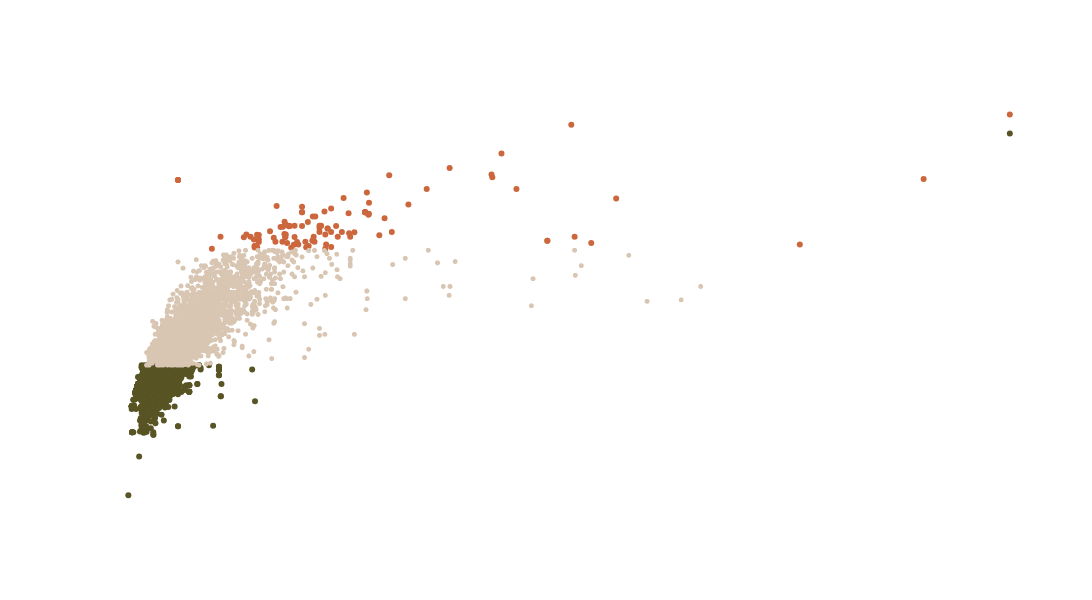

Notebook code for this chart:
### Code cell
import plotly.express as px
import plotly.graph_objects as go

# Medium-priced properties (€300k to €2M)
medium = df[(df['price'] <= 2_000_000) & (df['price'] >= 300_000)]
fig = px.scatter(
    medium,
    x='area',
    y='price',
    title='Price vs Area per Zipcode',
)

fig.update_traces(marker=dict(size=5, color='#D8C6B3'), name='€300k–€2M')

# High-price properties > €2M
high_price = df[df['price'] > 2_000_000]
fig.add_trace(go.Scatter(
    x=high_price['area'],
    y=high_price['price'],
    mode='markers',
    marker=dict(size=6, color='#CC673D'),
    name='> €2M'
))

# Low-price properties < €300k
low_price = df[df['price'] < 300_000]
fig.add_trace(go.Scatter(
    x=low_price['area'],
    y=low_price['price'],
    mode='markers',
    marker=dict(size=6, color='#585424'),
    name='< €300k'
))

# Layout
fig.update_layout(
    width=1200,
    height=600,
    xaxis_title='Area (m²)',
    yaxis_title='Price (€)',
    plot_bgcolor='rgba(0,0,0,0)',
    paper_bgcolor='rgba(0,0,0,0)',
    font_color="white"
)
fig.update_yaxes(type="log")

fig.show()

### Figure 1 — Plotly figure (JSON) as saved in the notebook; plotly's stock layout.template omitted (floating-point values rounded to 4 significant figures; data arrays with more than 128 entries replaced by an {"elided": "..."} marker saying what was removed)
{"data": [{"hovertemplate": "area=%{x}<br>price=%{y}<extra></extra>", "legendgroup": "", "marker": {"color": "#D8C6B3", "size": 5, "symbol": "circle"}, "mode": "markers", "name": "€300k–€2M", "showlegend": false, "type": "scattergl", "x": {"elided": "3124 float values"}, "xaxis": "x", "y": {"elided": "3124 int values"}, "yaxis": "y"}, {"marker": {"color": "#CC673D", "size": 6}, "mode": "markers", "name": "> €2M", "type": "scatter", "x": [201.8, 252.8, 302.6, 234.6, 206.9, 217.5, 265, 315, 207.0, 243, 123.9, 250, 213, 200.8, 250, 237, 206.1, 202.4, 201.8, 235, 280, 72.74, 257, 170, 188, 243, 201, 249, 164.1, 202.8, 196.2, 517.2, 517.2, 450, 546, 222, 298, 480, 297.9, 226, 326.9, 213, 199, 183.5, 257, 234.6, 302.4, 72.74, 216, 222, 451, 550, 285, 821, 245, 165, 229, 252.8, 113.5, 166, 227, 72.74, 243, 222, 230, 212, 272, 321.3, 209, 204, 198.4, 155, 278.7, 222, 330, 238, 278, 251, 168, 167.9, 191.4, 152, 350, 297.9, 297.9, 970, 269.9, 297.9, 236, 263, 462, 170, 300, 372, 170, 257.1, 399.6, 160, 164.8, 570, 190, 600, 302], "y": [2499000, 2864800, 4390000, 2346000, 2990000, 2195000, 2500000, 2560000, 2980000, 2995000, 2495000, 2050000, 2995000, 2611000, 2590000, 2300000, 2970000, 2590000, 2475000, 3495000, 2499000, 6382140, 2700000, 2290000, 2460000, 2890000, 3200000, 3800000, 2390000, 3041850, 2942550, 2342000, 2342000, 7000000, 15900000, 3750000, 3750000, 5500000, 3750000, 2300000, 6900000, 2490000, 2950000, 2733852, 3983500, 2346000, 3650000, 6382140, 2295000, 2990000, 6690000, 2500000, 2695000, 2195800, 2995000, 2095500, 3195000, 2864800, 2052000, 2158000, 2100000, 6382140, 2700000, 3750000, 2150000, 2190000, 4750000, 3400000, 2087500, 2250000, 2299900, 2590000, 2647270, 4100000, 2699000, 3500000, 3690000, 2195000, 2100000, 2589000, 4150000, 2480000, 4250000, 3750000, 3750000, 6500000, 2700000, 3750000, 2499000, 2988000, 9900000, 2575000, 5200000, 5500000, 2400000, 2107892, 7796000, 2498000, 2150000, 2250000, 2300000, 4700000, 3600000]}, {"marker": {"color": "#585424", "size": 6}, "mode": "markers", "name": "< €300k", "type": "scatter", "x": {"elided": "1713 float values"}, "y": {"elided": "1713 int values"}}], "layout": {"font": {"color": "white"}, "height": 600, "legend": {"tracegroupgap": 0}, "paper_bgcolor": "rgba(0,0,0,0)", "plot_bgcolor": "rgba(0,0,0,0)", "title": {"text": "Price vs Area per Zipcode"}, "width": 1200, "xaxis": {"anchor": "y", "domain": [0, 1], "title": {"text": "Area (m²)"}}, "yaxis": {"anchor": "x", "domain": [0, 1], "title": {"text": "Price (€)"}, "type": "log"}}}
